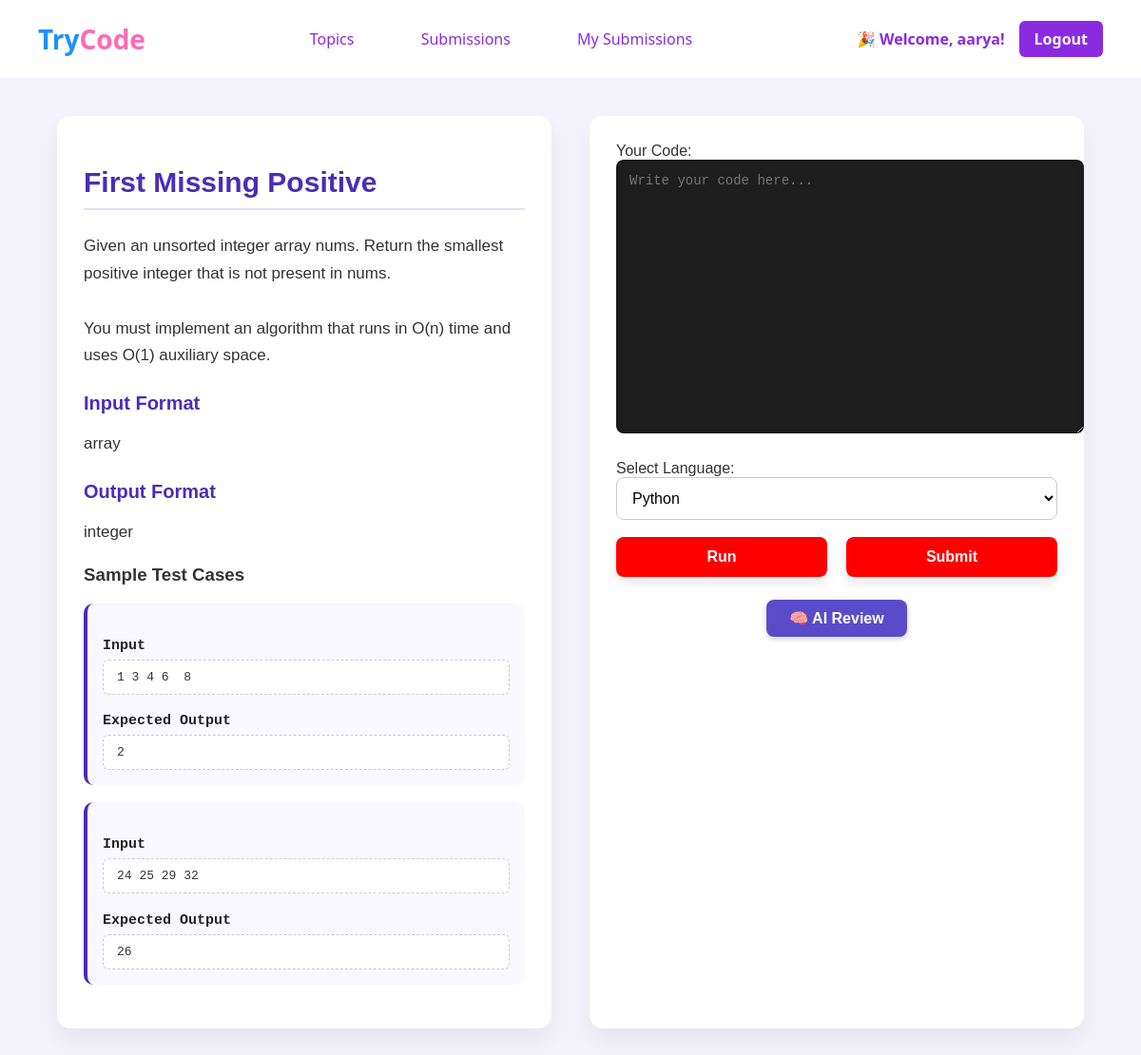
/problems/4/ (signed in), run on the app's committed database.
### authentication/models.py (models this page shows, shortened)
class Problem(models.Model):
    topic = models.ForeignKey(Topic, on_delete=models.CASCADE, related_name='problems')
    title = models.CharField(max_length=200)
    description = models.TextField()
    input_format = models.TextField()
    output_format = models.TextField()

class TestCase(models.Model):
    problem = models.ForeignKey(Problem, on_delete=models.CASCADE, related_name='testcases')
    input_data = models.TextField()
    expected_output = models.TextField()

### authentication/views.py (the view, shortened to what this page needs)
# urls.py: path('problems/<int:problem_id>/', views.problem_detail_view, name='problem_detail'),
@login_required
def problem_detail_view(request, problem_id):
    problem = get_object_or_404(Problem, id=problem_id)
    testcases = problem.testcases.all()
    verdict = None
    testcase_results = []
    summary_verdicts = []
    action = None
    return render(request, 'problem_page.html', {
        'problem': problem,
        'testcases': testcases,
        'action': 'view'
    })

### authentication/templates/problem_page.html (shortened to what this page needs)
{% extends "home.html" %}
{% block content %}
<div class="problem-page">
  <div class="left-panel">
    <h2>{{ problem.title }}</h2>
    <p class="problem-description">{{ problem.description }}</p>
    <div class="format-section">
      <h4>Input Format</h4>
      <p>{{ problem.input_format }}</p>
    </div>
    <div class="format-section">
      <h4>Output Format</h4>
      <p>{{ problem.output_format }}</p>
    </div>
    <div class="testcase-block">
      <h3>Sample Test Cases</h3>
      {% for tc in testcases|slice:":2" %}
        <div class="testcase">
          <div class="testcase-section">
            <h4>Input</h4>
            <div class="testcase-content">{{ tc.input_data }}</div>
          </div>
          <div class="testcase-section">
            <h4>Expected Output</h4>
            <div class="testcase-content">{{ tc.expected_output }}</div>
          </div>
        </div>
      {% empty %}
        <p><em>No test cases available for this problem yet.</em></p>
      {% endfor %}
    </div>
  </div>
  <div class="right-panel">
    <form method="POST" action="{% url 'problem_detail' problem.id %}">
      <label for="code">Your Code:</label>
      <textarea name="code" id="code" required placeholder="Write your code here...">{{ code }}</textarea>
      <label for="language">Select Language:</label>
      <select name="language" required>
        <option value="python" {% if language == "python" %}selected{% endif %}>Python</option>
      </select>
      <div class="button-bar">
        <button type="submit" name="action" value="run">Run</button>
        <button type="submit" name="action" value="submit">Submit</button>
      </div>
    </form>
    <form method="post" action="{% url 'ai_review' %}" style="text-align:center; margin-top: 24px;">
      <button type="submit" style="
        background-color: #5c4bc9;
        color: white;
        padding: 10px 24px;
        font-weight: bold;
        font-size: 16px;
        border: none;
        border-radius: 8px;
        cursor: pointer;
        box-shadow: 0 2px 6px rgba(0,0,0,0.2);
      ">🧠 AI Review</button>
    </form>
  </div>
</div>
{% endblock %}

### authentication/templates/home.html (shortened to what this page needs)
<!DOCTYPE html>
<html lang="en">
<head>
</head>
<body>
  <header class="main-header">
    <a href="#" class="logo">Try<span class="code-highlight">Code</span></a>
    <nav class="nav-links">
      <a href="{% url 'topics' %}" id="nav_bar">Topics</a>
      <a href="{% url 'submission_list' %}" id = "nav_bar">Submissions</a>
      <a href="{% url 'my_submission_list' %}" id="nav_bar">My Submissions</a>
    </nav>
    <div class="user-greeting">
      <span>🎉 Welcome, {{ request.user.username }}!</span>
      <a href="{% url 'logout' %}" class="logout-btn">Logout</a>
    </div>
  </header>
 <div>
  {% block content %}{% endblock %}
 </div>
</body>
</html>

### authentication/templates/home.html (style rules this page uses)
html { scroll-behavior: smooth; }
body { margin: 0; font-family: 'Segoe UI', Tahoma, sans-serif; background-color: #f3f0ff; color: #333; }
.logo { font-size: 28px; font-weight: bold; font-family: 'Segoe UI', Tahoma, sans-serif; text-decoration: none; color: #1e90ff; }
.logo .code-highlight { color: #ff69b4; }
.main-header { display: flex; justify-content: space-between; align-items: center; background-color: white; padding: 20px 40px; box-shadow: 0 2px 6px rgba(0, 0, 0, 0.1); }
.nav-links a { margin: 0 15px; text-decoration: none; color: blueviolet; font-weight: 500; transition: color 0.3s ease; }
.user-greeting { display: flex; align-items: center; gap: 15px; font-weight: 600; color: blueviolet; }
.logout-btn { padding: 8px 16px; background-color: blueviolet; color: white; text-decoration: none; border-radius: 6px; font-weight: bold; transition: background-color 0.3s ease; }
.nav-links #nav_bar { display: inline-block; padding: 10px 18px; font-size: 16px; color: blueviolet; text-decoration: none; border-radius: 8px; transition: all 0.3s ease; position: relative; }
.nav-links #nav_bar::after { content: ""; position: absolute; left: 0; bottom: 0; height: 3px; width: 100%; background-color: blueviolet; transform: scaleX(0); transition: transform 0.3s ease; }

### data on the page
Problem: title "First Missing Positive", description "Given an unsorted integer array nums. Return the smallest positive integer that is not present in nums. You must implement an algorithm that runs in O(n) time and uses O(1) auxiliary space.", input_format "array", output_format "integer"
TestCase: input_data "1 3 4 6 8", expected_output "2"
TestCase: input_data "24 25 29 32", expected_output "26"

### other printed values
{{ request.user.username }} "aarya"
